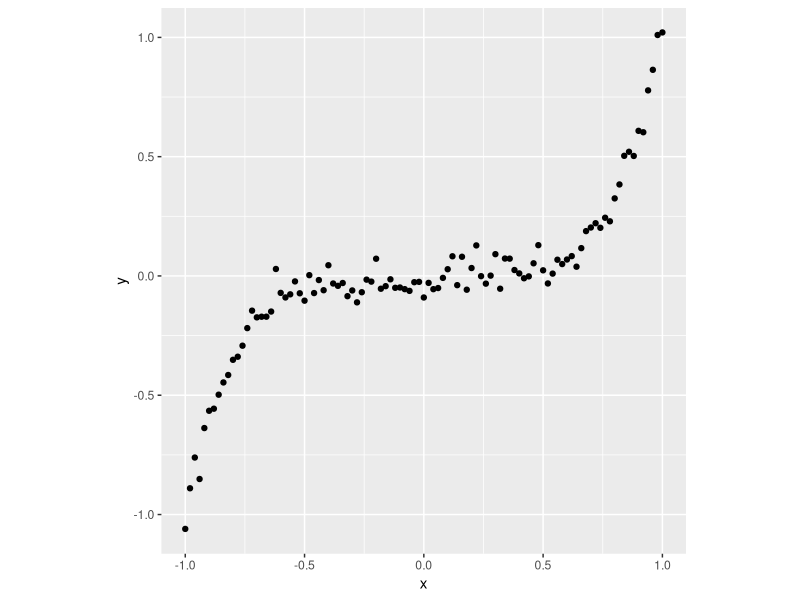

R code for this plot:
## ---- chunk 1
knitr::opts_chunk$set(echo = TRUE)
## ---- chunk 2
library(tidyverse)
## ---- chunk 3
quintic <- read_csv("data/quintic_data.csv")
## ---- chunk 4
quintic
## ---- chunk 5
ggplot(quintic) + geom_point(aes(x=x, y=y)) + coord_fixed()
## ---- chunk 6
cov(quintic$x, quintic$y)
## ---- chunk 7
cor(quintic$x, quintic$y)
## ---- chunk 8
cor(quintic$x, quintic$y, method="spearman")
## ---- chunk 9
cov(quintic)
## ---- chunk 10
cor(quintic)
